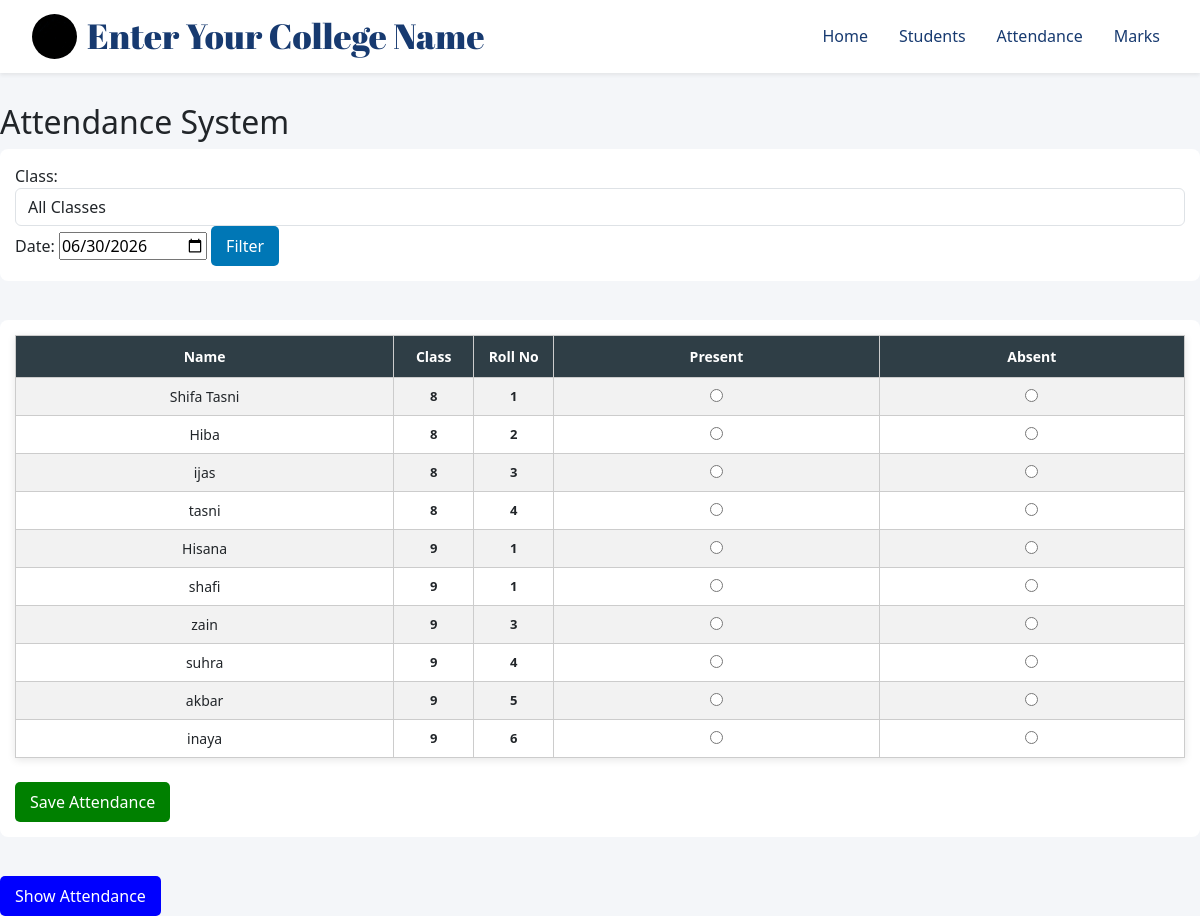
Before: /attendance/ with the older database file.
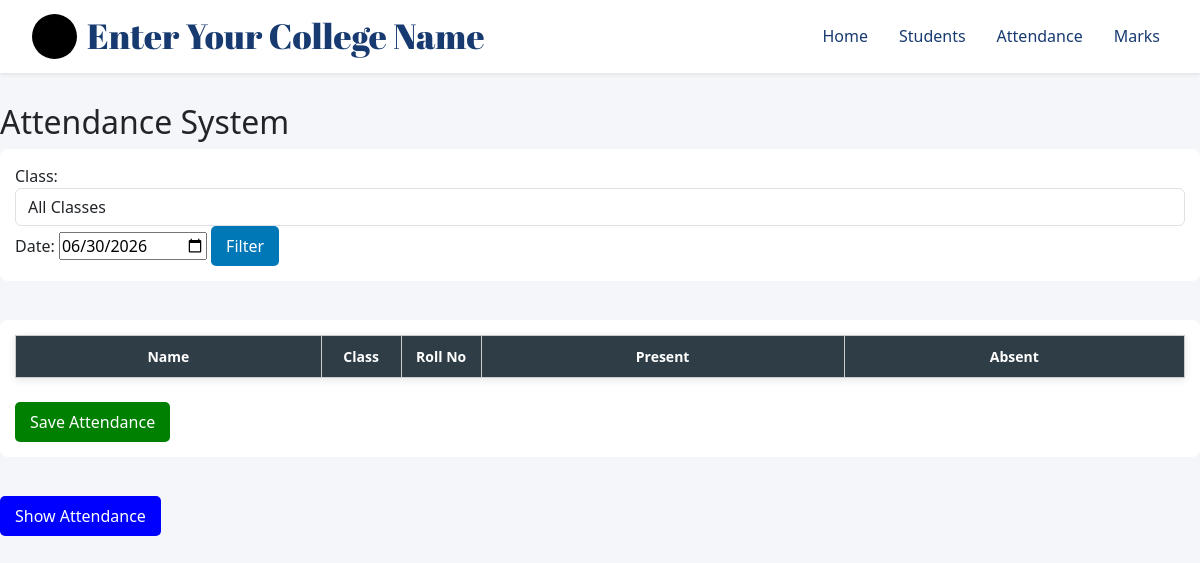
After: the same page with the newer database file.
### myapp/models.py (models this page shows, shortened)
class Student(models.Model):
    CLASS_CHOICES = [
        ('8', 'Class 8'),
        ('9', 'Class 9'),
        ('10', 'Class 10'),
        ('+1', 'Plus One'),
        ('+2', 'Plus Two'),
        ('ug1', 'Degree 1st Year'),
        ('ug2', 'Degree 2nd Year'),
        ('ug3', 'Degree 3rd Year'),
    ]
    name = models.CharField(max_length=100)
    roll_no = models.IntegerField()
    school_class = models.CharField(
        max_length=20,
        choices=CLASS_CHOICES
    )
    parent_phone = models.CharField(max_length=15)
    address = models.TextField()
    photo = models.ImageField(upload_to='students/', blank=True, null=True)

### myapp/views.py (the view, shortened to what this page needs)
# urls.py: path('attendance/', views.attendance_view, name='attendance'),
def attendance_view(request):
    selected_class = request.GET.get('class') or request.POST.get('class')
    selected_date = request.GET.get('date') or request.POST.get('date')
    if selected_date:
        selected_date = datetime.strptime(selected_date, "%Y-%m-%d").date()
    else:
        selected_date = date.today()
    students = Student.objects.all()
    if selected_class:
        students = students.filter(school_class=selected_class)
    students = students.order_by('school_class', 'roll_no')
    for student in students:
        record = Attendance.objects.filter(
            student=student,
            date=selected_date
        ).first()
        student.attendance_status = record.status if record else None
    classes = Student.objects.values_list('school_class', flat=True).distinct()
    return render(request, 'attendance.html', {
        'students': students,
        'classes': classes,
        'selected_class': selected_class,
        'selected_date': selected_date,
    })

### templates/attendance.html (shortened to what this page needs)
{% extends 'base.html' %}
{% load static %}
{% block content %}
<div class="attendance-system">
<h2>Attendance System</h2>
<form method="get" action="{% url 'attendance' %}">
    <label>Class:</label>
    <select name="class" class="form-control" onchange="this.form.submit()">
        <option value="">All Classes</option>
    </select>
    <label>Date:</label>
    <input type="date" name="date" value="{{ selected_date|date:'Y-m-d' }}">
    <button type="submit">Filter</button>
</form>
<br>
<form method="post" action="{% url 'attendance' %}">
    <table border="1" style="width:100%; border-collapse: collapse; text-align:center;">
        <tr>
            <th>Name</th>
            <th>Class</th>
            <th>Roll No</th>
            <th>Present</th>
            <th>Absent</th>
        </tr>
        {% for student in students %}
        <tr>
            <td>
                {{ student.name }}
            </td>
            <td>{{ student.school_class }}</td>
            <td>{{ student.roll_no }}</td>
            <td>
                <input type="radio" name="status_{{ student.id }}" value="Present"
                {% if student.attendance_status == "Present" %}checked{% endif %}>
            </td>
            <td>
                <input type="radio" name="status_{{ student.id }}" value="Absent"
                {% if student.attendance_status == "Absent" %}checked{% endif %}>
            </td>
        </tr>
        {% endfor %}
    </table>
    <br>
    <button type="submit" style="background:green; color:white; padding:8px 15px; border:none;">
        Save Attendance
    </button>
</form>
<br>
<a href="{% url 'monthly_attendance' %}">
    <button type="button" style="background:blue; color:white; padding:8px 15px; border:none;">
        Show Attendance
    </button>
</a>
</div>
{% endblock %}

### templates/base.html (shortened to what this page needs)
{% load static %}
<!DOCTYPE html>
<html lang="en">
<head>
  <link href="https://cdn.jsdelivr.net/npm/bootstrap@5.3.8/dist/css/bootstrap.min.css" rel="stylesheet">
      <link rel="stylesheet" href="{% static 'css/style.css' %}">
</head>
<body class="body">
<nav class="navbar navbar-expand-lg bg-white shadow-sm">
    <div class="container-fluid">
        <div class="d-flex align-items-center left-side">
            <img id="logoPreview"
                 src="{% static 'images/default-logo.png' %}"
                 class="logo-img">
            <span id="editor"
                  contenteditable="true"
                  class="college-name">
                Enter Your College Name
            </span>
        </div>
        <div class="collapse navbar-collapse justify-content-end"
     id="navbarMenu">
            <div class="navbar-nav">
                <a class="nav-link" href="{% url 'home' %}">Home</a>
                <a class="nav-link" href="{% url 'students' %}">Students</a>
                <a class="nav-link" href="{% url 'attendance' %}">Attendance</a>
                <a class="nav-link" href="{% url 'marks' %}">Marks</a>
            </div>
        </div>
    </div>
</nav>
{% block content %}{% endblock %}
</body>
</html>

### static/css/style.css (style rules this page uses)
table { width: 100%; border-collapse: collapse; }
th, td { padding: 8px; border: 1px solid #ccc; text-align: center; font-size: 14px; }
th { background: #f5f5f5; }
th:nth-child(2), th:nth-child(3), td:nth-child(2), td:nth-child(3) { width: 80px; }
th:nth-child(2), th:nth-child(3), td:nth-child(2), td:nth-child(3) { width: 80px; font-weight: bold; }
body { font-family: Arial; background: #f4f6f9; }
table { border-collapse: collapse; width: 100%; background: white; box-shadow: 0 2px 8px rgba(0,0,0,0.1); }
th { background: #2f3e46; color: white; padding: 10px; }
form { background: white; padding: 15px; margin-bottom: 15px; border-radius: 8px; }
button { background: #0077b6; color: white; border: none; padding: 8px 15px; border-radius: 5px; cursor: pointer; }
.attendance-system { margin-top: 30px; }
body, html { margin: 0; padding: 0; height: 100%; font-family: 'Segoe UI', sans-serif; }
#editor { font-size:35px; }
.navbar { background:#fff; padding:10px 20px; }
.container-fluid { display:flex; justify-content:space-between; align-items:center; position:static; width:100%; }
.logo-img { width:45px; height:45px; border-radius:50%; object-fit:cover; flex-shrink:0; }
.college-name { font-family: "Abril Fatface", serif; font-size:30px; color:#173A70; margin-left:10px; white-space:nowrap; overflow:hidden; text-overflow:ellipsis; }
.navbar-nav .nav-link { position: relative; color: #173A70; margin-left: 15px; transition: color 0.3s ease; }
.navbar-nav .nav-link::after { content: ""; position: absolute; left: 50%; bottom: 0; width: 0; height: 2px; background: black; transition: 0.3s ease; transform: translateX(-50%); }
@media (min-width:992px) { .college-name { font-size:30px; max-width:500px; } }

Changed rows visible on the page:
removed Student: name "Shifa Tasni", school_class "8", roll_no "1"
removed Student: name "Hiba", school_class "8", roll_no "2"
removed Student: name "ijas", school_class "8", roll_no "3"
removed Student: name "tasni", school_class "8", roll_no "4"
removed Student: name "Hisana", school_class "9", roll_no "1"
removed Student: name "shafi", school_class "9", roll_no "1"
removed Student: name "zain", school_class "9", roll_no "3"
removed Student: name "suhra", school_class "9", roll_no "4"
removed Student: name "akbar", school_class "9", roll_no "5"
removed Student: name "inaya", school_class "9", roll_no "6"
